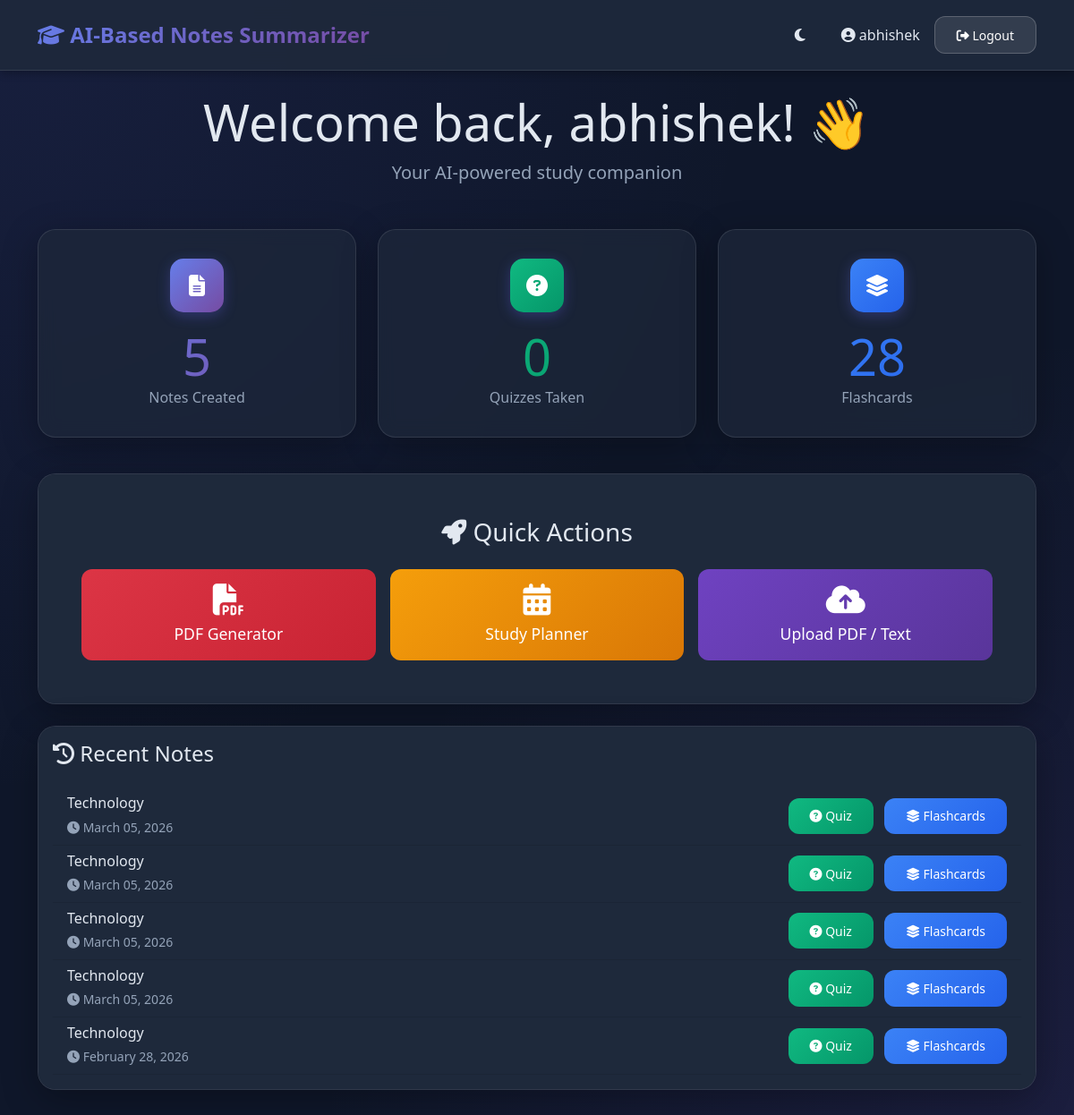
/dashboard (signed in), run on the app's committed database.
### AI-BASED NOTES SUMMARIZER/models.py (models this page shows, shortened)
class User(UserMixin, db.Model):
    __tablename__ = 'users'
    id = db.Column(db.Integer, primary_key=True)
    username = db.Column(db.String(80), unique=True, nullable=False)
    email = db.Column(db.String(120), unique=True, nullable=False)
    password_hash = db.Column(db.String(200), nullable=False)
    role = db.Column(db.String(20), default='user')  # user or admin
    created_at = db.Column(db.DateTime, default=datetime.utcnow)
    notes = db.relationship('Note', backref='user', lazy=True, cascade='all, delete-orphan')
    quizzes = db.relationship('Quiz', backref='user', lazy=True, cascade='all, delete-orphan')
    flashcards = db.relationship('Flashcard', backref='user', lazy=True, cascade='all, delete-orphan')

class Note(db.Model):
    __tablename__ = 'notes'
    id = db.Column(db.Integer, primary_key=True)
    user_id = db.Column(db.Integer, db.ForeignKey('users.id'), nullable=False)
    original_text = db.Column(db.Text, nullable=False)
    summary = db.Column(db.Text)
    detected_topic = db.Column(db.String(100))
    created_at = db.Column(db.DateTime, default=datetime.utcnow)

### AI-BASED NOTES SUMMARIZER/app.py (the view)
@app.route('/dashboard')
@login_required
def dashboard():
    notes = Note.query.filter_by(user_id=current_user.id).order_by(Note.created_at.desc()).limit(5).all()
    quiz_count = Quiz.query.filter_by(user_id=current_user.id).count()
    flashcard_count = Flashcard.query.filter_by(user_id=current_user.id).count()
    return render_template('dashboard.html', notes=notes, quiz_count=quiz_count, flashcard_count=flashcard_count)

### AI-BASED NOTES SUMMARIZER/app.py (called while the page is built)
@login_manager.user_loader
def load_user(user_id):
    return User.query.get(int(user_id))

### AI-BASED NOTES SUMMARIZER/templates/dashboard.html (shortened to what this page needs)
{% extends "base.html" %}
{% block content %}
<div class="fade-in-up">
    <div class="text-center mb-5">
        <h1 class="display-4 mb-2">Welcome back, {{ current_user.username }}! 👋</h1>
        <p class="lead text-muted">Your AI-powered study companion</p>
    </div>
    <div class="row mb-4">
        <div class="col-md-4 mb-3">
            <div class="card glass feature-card">
                <div class="icon-box mx-auto">
                    <i class="fas fa-file-alt"></i>
                </div>
                <h2 class="display-4 mb-0" style="background: linear-gradient(135deg, #667eea 0%, #764ba2 100%); -webkit-background-clip: text; -webkit-text-fill-color: transparent;">{{ notes|length }}</h2>
                <p class="text-muted mb-0">Notes Created</p>
            </div>
        </div>
        <div class="col-md-4 mb-3">
            <div class="card glass feature-card">
                <div class="icon-box mx-auto" style="background: linear-gradient(135deg, #10b981 0%, #059669 100%);">
                    <i class="fas fa-question-circle"></i>
                </div>
                <h2 class="display-4 mb-0" style="background: linear-gradient(135deg, #10b981 0%, #059669 100%); -webkit-background-clip: text; -webkit-text-fill-color: transparent;">{{ quiz_count }}</h2>
                <p class="text-muted mb-0">Quizzes Taken</p>
            </div>
        </div>
        <div class="col-md-4 mb-3">
            <div class="card glass feature-card">
                <div class="icon-box mx-auto" style="background: linear-gradient(135deg, #3b82f6 0%, #2563eb 100%);">
                    <i class="fas fa-layer-group"></i>
                </div>
                <h2 class="display-4 mb-0" style="background: linear-gradient(135deg, #3b82f6 0%, #2563eb 100%); -webkit-background-clip: text; -webkit-text-fill-color: transparent;">{{ flashcard_count }}</h2>
                <p class="text-muted mb-0">Flashcards</p>
            </div>
        </div>
    </div>
    <div class="row mb-4">
        <div class="col-md-12">
            <div class="card glass">
                <div class="card-body p-5 text-center">
                    <h3 class="mb-4"><i class="fas fa-rocket"></i> Quick Actions</h3>
                    <div class="row g-3">
                        <div class="col-md-4">
                            <a href="{{ url_for('pdf_generator') }}" class="btn btn-lg w-100" style="background: linear-gradient(135deg, #dc3545 0%, #c82333 100%); color: white; border: none;">
                                <i class="fas fa-file-pdf fa-2x mb-2"></i><br>
                                PDF Generator
                            </a>
                        </div>
                        <div class="col-md-4">
                            <a href="{{ url_for('planner') }}" class="btn btn-lg w-100" style="background: linear-gradient(135deg, #f59e0b 0%, #d97706 100%); color: white; border: none;">
                                <i class="fas fa-calendar-alt fa-2x mb-2"></i><br>
                                Study Planner
                            </a>
                        </div>
                        <div class="col-md-4">
                            <a href="{{ url_for('summarize') }}" class="btn btn-lg w-100" style="background: linear-gradient(135deg, #6f42c1 0%, #59359a 100%); color: white; border: none;">
                                <i class="fas fa-cloud-upload-alt fa-2x mb-2"></i><br>
                                Upload PDF / Text
                            </a>
                        </div>
                    </div>
                </div>
            </div>
        </div>
    </div>
    {% if notes %}
    <div class="row">
        <div class="col-md-12">
            <div class="card glass">
                <div class="card-body">
                    <h4 class="mb-4"><i class="fas fa-history"></i> Recent Notes</h4>
                    <div class="list-group list-group-flush">
                        {% for note in notes %}
                        <div class="list-group-item bg-transparent border-bottom" style="border-color: rgba(0,0,0,0.1) !important;">
                            <div class="d-flex justify-content-between align-items-center">
                                <div>
                                    <h6 class="mb-1">{{ note.detected_topic }}</h6>
                                    <small class="text-muted">
                                        <i class="fas fa-clock"></i> {{ note.created_at.strftime('%B %d, %Y') }}
                                    </small>
                                </div>
                                <div>
                                    <a href="{{ url_for('generate_quiz', note_id=note.id) }}" class="btn btn-sm btn-success me-2">
                                        <i class="fas fa-question-circle"></i> Quiz
                                    </a>
                                    <a href="{{ url_for('generate_flashcards', note_id=note.id) }}" class="btn btn-sm btn-info">
                                        <i class="fas fa-layer-group"></i> Flashcards
                                    </a>
                                </div>
                            </div>
                        </div>
                        {% endfor %}
                    </div>
                </div>
            </div>
        </div>
    </div>
    {% endif %}
</div>
{% endblock %}

### AI-BASED NOTES SUMMARIZER/templates/base.html (shortened to what this page needs)
<!DOCTYPE html>
<html lang="en">
<head>
    <link href="https://cdn.jsdelivr.net/npm/bootstrap@5.3.0/dist/css/bootstrap.min.css" rel="stylesheet">
    <link rel="stylesheet" href="https://cdnjs.cloudflare.com/ajax/libs/font-awesome/6.4.0/css/all.min.css">
    <link rel="stylesheet" href="{{ url_for('static', filename='css/style.css') }}">
</head>
<body>
    {% if current_user.is_authenticated %}
    <nav class="navbar navbar-expand-lg navbar-light">
        <div class="container">
            <a class="navbar-brand" href="{{ url_for('dashboard') if current_user.role == 'user' else url_for('admin_dashboard') }}">
                <i class="fas fa-graduation-cap"></i> AI-Based Notes Summarizer
            </a>
            <div class="d-flex align-items-center">
                <button class="btn btn-link me-3 text-decoration-none" id="themeToggle" style="color: var(--text-light);">
                    <i class="fas fa-moon"></i>
                </button>
                <span class="me-3"><i class="fas fa-user-circle"></i> {{ current_user.username }}</span>
                <a href="{{ url_for('logout') }}" class="btn btn-sm btn-light">
                    <i class="fas fa-sign-out-alt"></i> Logout
                </a>
            </div>
        </div>
    </nav>
    {% endif %}
    <div class="container mt-4 mb-5">
        {% block content %}{% endblock %}
    </div>
</body>
</html>

### AI-BASED NOTES SUMMARIZER/static/css/style.css (style rules this page uses)
:root { --primary: #6366f1; --primary-dark: #4f46e5; --secondary: #8b5cf6; --success: #10b981; --danger: #ef4444; --warning: #f59e0b; --info: #3b82f6; --dark-bg: #0f172a; --dark-card: #1e293b; --dark-card-hover: #334155; --text-light: #e2e8f0; --text-muted: #94a3b8; --gradient: linear-gradient(135deg, #667eea 0%, #764ba2 100%); --dark-gradient: linear-gradient(135deg, #1e293b 0%, #0f172a 100%); }
body { min-height: 100vh; background: var(--dark-bg); background-image: radial-gradient(at 0% 0%, rgba(99, 102, 241, 0.1) 0px, transparent 50%), radial-gradient(at 100% 100%, rgba(139, 92, 246, 0.1) 0px, transparent 50%); background-attachment: fixed; font-family: 'Segoe UI', Tahoma, Geneva, Verdana, sans-serif; color: var(--text-light); }
.container { flex: 1; }
.card { border: 1px solid rgba(255, 255, 255, 0.1); border-radius: 20px; box-shadow: 0 10px 40px rgba(0,0,0,0.3); transition: all 0.3s ease; background: var(--dark-card); color: var(--text-light); overflow: hidden; }
.card-body { background: var(--dark-card); }
.glass { background: rgba(30, 41, 59, 0.7); backdrop-filter: blur(10px); border: 1px solid rgba(255, 255, 255, 0.1); }
.btn { border-radius: 12px; padding: 0.6rem 1.5rem; font-weight: 500; transition: all 0.3s ease; border: none; }
.btn-success { background: linear-gradient(135deg, #10b981 0%, #059669 100%); color: white; }
.btn-info { background: linear-gradient(135deg, #3b82f6 0%, #2563eb 100%); color: white; }
.btn-light { background: rgba(255, 255, 255, 0.1); color: white; border: 1px solid rgba(255, 255, 255, 0.2); }
.btn-lg { padding: 1rem 2rem; font-size: 1.1rem; }
.navbar { background: rgba(30, 41, 59, 0.95); backdrop-filter: blur(10px); box-shadow: 0 2px 10px rgba(0,0,0,0.3); padding: 1rem 0; border-bottom: 1px solid rgba(255, 255, 255, 0.1); }
.navbar-brand { font-weight: 700; font-size: 1.5rem; background: var(--gradient); -webkit-background-clip: text; -webkit-text-fill-color: transparent; background-clip: text; }
.fade-in-up { animation: fadeInUp 0.6s ease; }
.icon-box { width: 60px; height: 60px; border-radius: 15px; display: flex; align-items: center; justify-content: center; font-size: 1.5rem; margin-bottom: 1rem; background: var(--gradient); color: white; box-shadow: 0 4px 15px rgba(99, 102, 241, 0.3); }
.feature-card { text-align: center; padding: 2rem; transition: all 0.3s ease; }
.text-muted { color: var(--text-muted) !important; }
.lead { color: var(--text-light); }
.list-group-item { background: transparent; color: var(--text-light); border-color: rgba(255, 255, 255, 0.1); }
small { color: var(--text-muted); }

### data on the page
User: username "abhishek"
Note: detected_topic "Technology", created_at "March 05, 2026"
Note: detected_topic "Technology", created_at "March 05, 2026"
Note: detected_topic "Technology", created_at "March 05, 2026"
Note: detected_topic "Technology", created_at "March 05, 2026"
Note: detected_topic "Technology", created_at "February 28, 2026"

### other printed values
{{ notes|length }} "5"
{{ quiz_count }} "0"
{{ flashcard_count }} "28"
